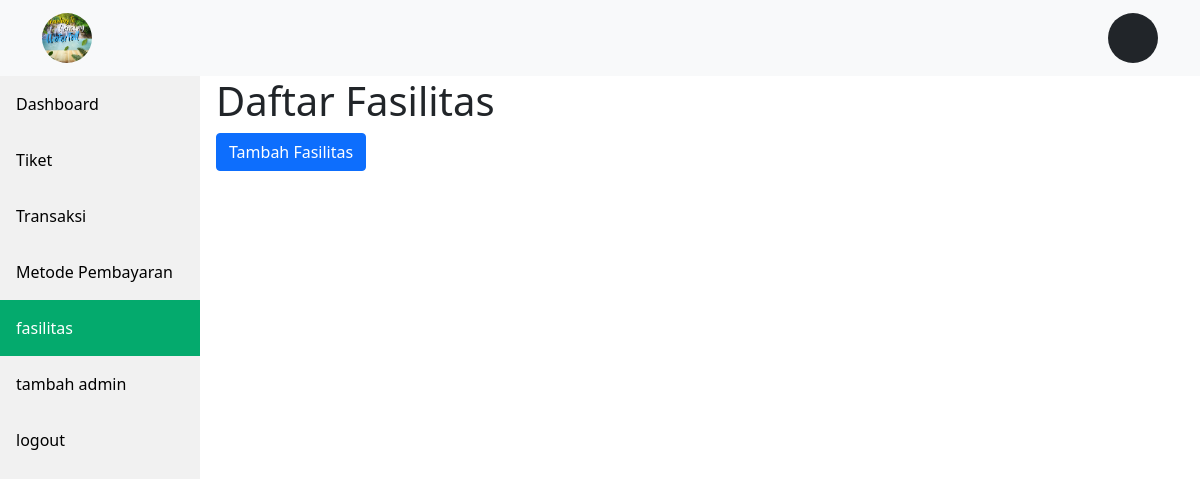
Before: /index.php/fasilitas with the older database file.
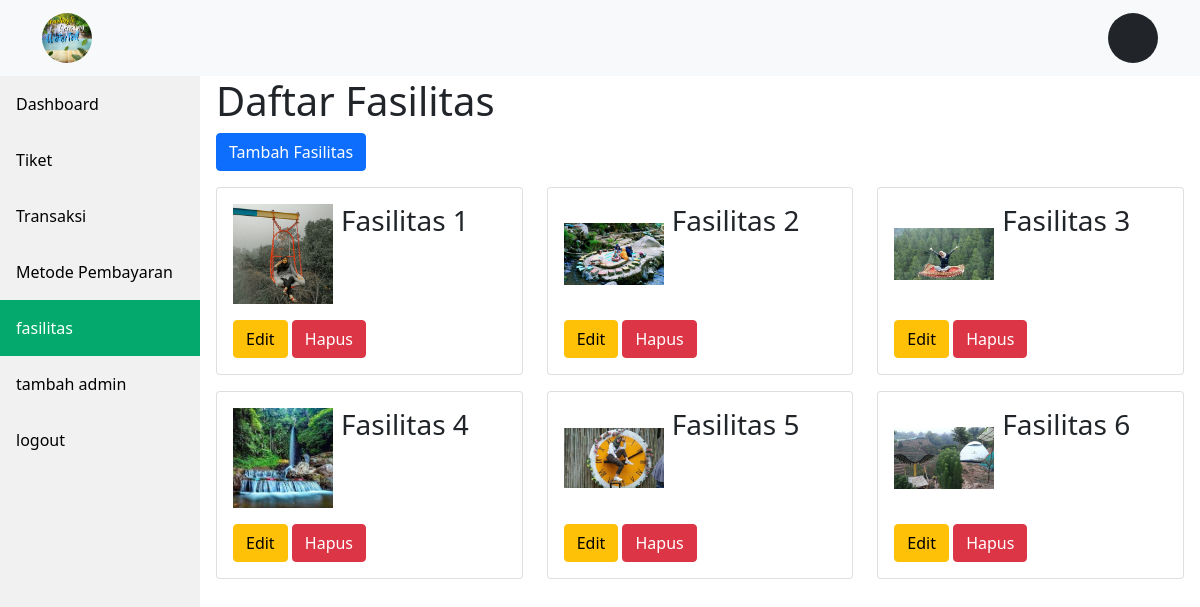
After: the same page with the newer database file.
### tables this page shows
CREATE TABLE `fasilitas` (
  `fasilitas_id` int(11) NOT NULL,
  `image` varchar(128) NOT NULL,
  `title` varchar(128) NOT NULL
);

### application/controllers/Fasilitas.php (called while the page is built, shortened)
<?php
class Fasilitas extends CI_Controller
{
    public function __construct()
    {
        $this->load->model('Fasilitas_model', 'fasilitas');
    }
    public function index()
    {
        $data['fasilities'] = $this->fasilitas->read_all();
        $this->load->view('layouts/head');
        $this->load->view('admin/fasilitas/index', $data);
        $this->load->view('layouts/footer');
    }
}

### index.php (called while the page is built, shortened)
<?php
require_once BASEPATH.'core/CodeIgniter.php';

### application/models/Fasilitas_model.php (called while the page is built, shortened)
<?php
class Fasilitas_model extends CI_Model
{
    public function read_all()
    {
        return $this->db->get('fasilitas')->result();
    }
}

### application/views/admin/fasilitas/index.php (the view, shortened to what this page needs)
<?php $this->load->view('layouts/navbar'); ?>
<?php $this->load->view('layouts/sidebar'); ?>
<div class="content">
    <h1>Daftar Fasilitas</h1>
    <a href="<?= base_url('fasilitas/create'); ?>" class="btn btn-primary mb-3">Tambah Fasilitas</a>
    <div class="row">
        <?php foreach ($fasilities as $fasility) : ?>
            <div class="col-md-4">
                <div class="card mb-3" style="cursor: pointer;">
                    <div class="card-body">
                        <div class="d-flex mb-3">
                            <div class="me-2">
                                <img src="<?= base_url('assets/img/fasilitas/' . $fasility->image); ?>" alt="" height="100" width="100" style="object-fit: contain;">
                            </div>
                            <div>
                                <h3><?= $fasility->title; ?></h3>
                            </div>
                        </div>
                        <a href="<?= base_url('fasilitas/update/' . $fasility->fasilitas_id) ?>" class="btn btn-warning" style="bottom: 0;">Edit</a>
                        <a href="<?= base_url('fasilitas/delete/' . $fasility->fasilitas_id) ?>" class="btn btn-danger" style="bottom: 0;" onclick="return confirm('Yakin ingin menghapus Fasilitas?');">Hapus</a>
                    </div>
                </div>
            </div>
        <?php endforeach ?>
    </div>
</div>

### application/views/layouts/head.php (shortened to what this page needs)
<!DOCTYPE html>
<html lang="en">
<head>
    <link rel="stylesheet" href="<?= base_url('assets\plugins\bootstrap-5.0.2\css\bootstrap.min.css') ?>">
</head>
<body>

### application/views/layouts/navbar.php (shortened to what this page needs)
<nav class="navbar navbar-expand-lg navbar-light bg-light">
    <div class="container">
        <a class="navbar-brand" href="<?= base_url('home'); ?>">
            <img src="<?= base_url('assets\img\logo-otw.jpg') ?>" class="rounded-circle" width="50" height="50" alt="" srcset=""></a>
        <div class="collapse navbar-collapse" id="navbarSupportedContent">
            <div class="d-flex">
                <div class="d-flex align-items-center gap-2">
                    <div class="bg-dark rounded-circle" style="width: 50px;height: 50px;"></div>
                </div>
            </div>
        </div>
    </div>
</nav>

### application/views/layouts/sidebar.php (shortened to what this page needs)
<div class="sidebar">
    <a class="<?= str_contains(current_url(), 'admin') ? 'active' : '' ?>" href="<?= base_url('admin') ?>">Dashboard</a>
    <a class="<?= str_contains(current_url(), 'tiket') ? 'active' : '' ?>" href="<?= base_url("tiket") ?>">Tiket</a>
    <a class="<?= str_contains(current_url(), 'transaksi') ? 'active' : '' ?>" href="<?= base_url('transaksi') ?>">Transaksi</a>
    <a class="<?= str_contains(current_url(), 'metode_pembayaran') ? 'active' : '' ?>" href="<?= base_url('metode_pembayaran') ?>">Metode Pembayaran</a>
    <a class="<?= str_contains(current_url(), 'fasilitas') ? 'active' : '' ?>" href="<?= base_url('fasilitas') ?>">fasilitas</a>
    <a class="<?= str_contains(current_url(), 'admin/register') ? 'active' : '' ?>" href="<?= base_url('admin/register') ?>">tambah admin</a>
    <a class="<?= str_contains(current_url(), 'auth/logout') ? 'active' : '' ?>" href="<?= base_url('auth/logout') ?>">logout</a>
</div>

### application/views/layouts/footer.php (shortened to what this page needs)
</body>
</html>

### application/views/layouts/sidebar.php (style rules this page uses)
.sidebar { margin: 0; padding: 0; width: 200px; background-color: #f1f1f1; position: fixed; height: 100%; overflow: auto; }
.sidebar a { display: block; color: black; padding: 16px; text-decoration: none; }
.sidebar a.active { background-color: #04AA6D; color: white; }
div.content { margin-left: 200px; padding: 1px 16px; height: 1000px; }

Changed rows visible on the page:
added fasilitas: image (picture), title "Fasilitas 1"
added fasilitas: image (picture), title "Fasilitas 2"
added fasilitas: image (picture), title "Fasilitas 3"
added fasilitas: image (picture), title "Fasilitas 4"
added fasilitas: image (picture), title "Fasilitas 5"
added fasilitas: image (picture), title "Fasilitas 6"
